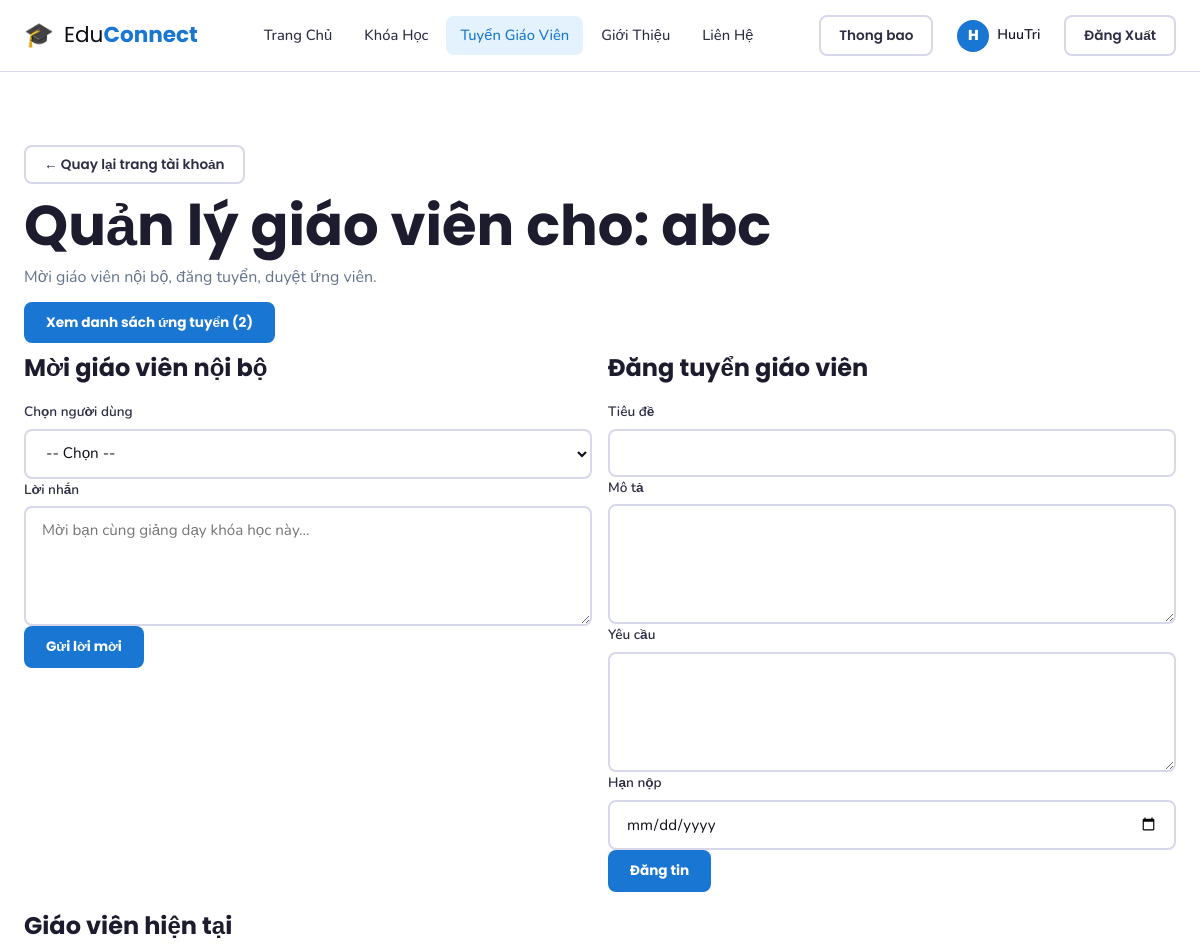
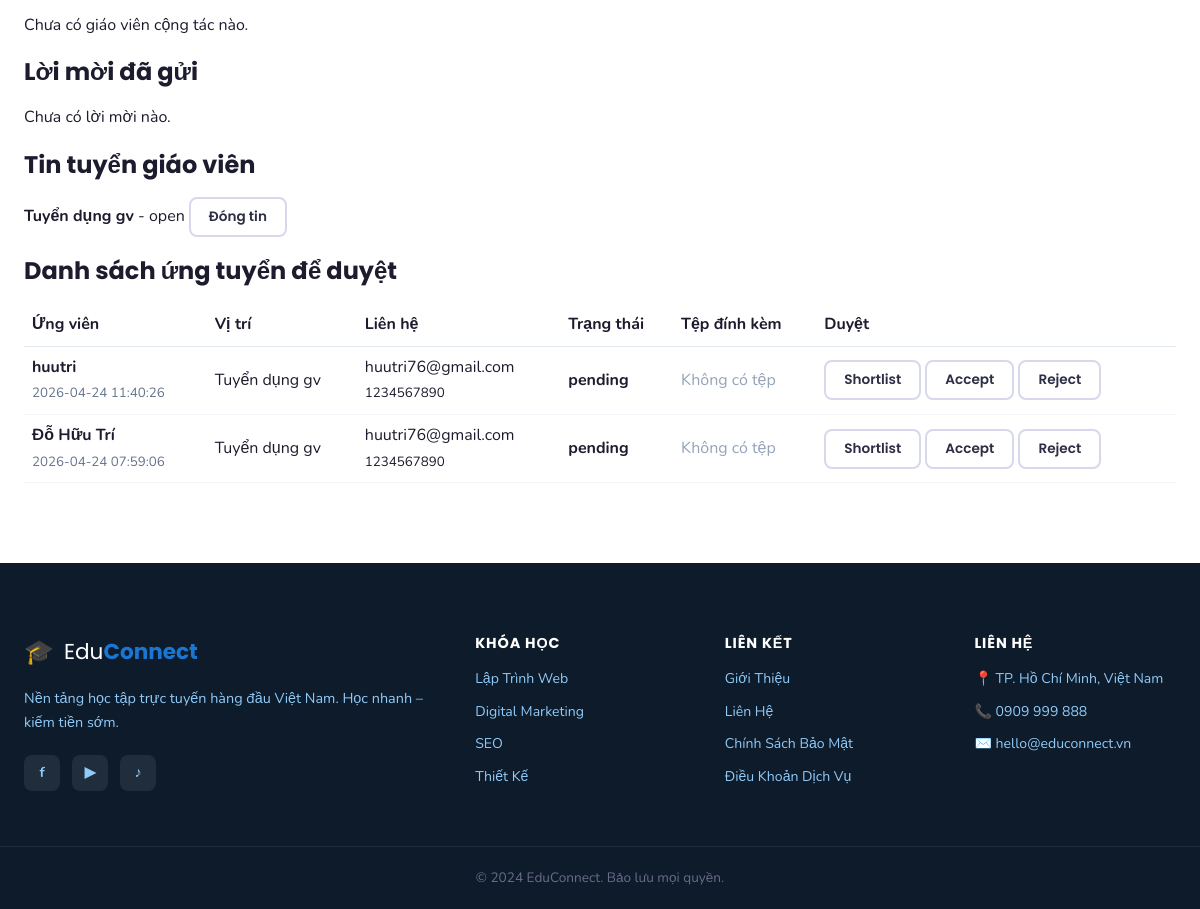
The page /course-teacher-center/12 (signed in) on the database its author committed (2 pictures, top to bottom).
### tables this page shows
CREATE TABLE users (
    id INTEGER PRIMARY KEY AUTOINCREMENT,
    name TEXT NOT NULL,
    email TEXT UNIQUE NOT NULL,
    password TEXT NOT NULL,
    avatar TEXT DEFAULT NULL,
    is_admin INTEGER DEFAULT 0,
    wallet_balance REAL DEFAULT 0,
    created_at DATETIME DEFAULT CURRENT_TIMESTAMP
, bank_name TEXT DEFAULT "", bank_account TEXT DEFAULT "", bank_holder TEXT DEFAULT "");

CREATE TABLE courses (
    id INTEGER PRIMARY KEY AUTOINCREMENT,
    title TEXT NOT NULL,
    slug TEXT UNIQUE NOT NULL,
    description TEXT,
    price REAL DEFAULT 0,
    original_price REAL DEFAULT 0,
    image TEXT DEFAULT NULL,
    instructor_id INTEGER,
    category_id INTEGER,
    level TEXT DEFAULT 'beginner',
    duration TEXT DEFAULT '0 giờ',
    total_lessons INTEGER DEFAULT 0,
    total_students INTEGER DEFAULT 0,
    rating REAL DEFAULT 0,
    is_featured INTEGER DEFAULT 0,
    created_at DATETIME DEFAULT CURRENT_TIMESTAMP,
    FOREIGN KEY (instructor_id) REFERENCES users(id),
    FOREIGN KEY (category_id) REFERENCES categories(id)
);

CREATE TABLE teacher_job_posts (
        id INTEGER PRIMARY KEY AUTOINCREMENT,
        course_id INTEGER NOT NULL,
        title TEXT NOT NULL,
        description TEXT NOT NULL,
        requirements TEXT DEFAULT '',
        status TEXT DEFAULT 'open' CHECK(status IN ('open','closed')),
        deadline DATETIME DEFAULT NULL,
        created_by INTEGER NOT NULL,
        created_at DATETIME DEFAULT CURRENT_TIMESTAMP,
        FOREIGN KEY(course_id) REFERENCES courses(id),
        FOREIGN KEY(created_by) REFERENCES users(id)
    );

CREATE TABLE teacher_applications (
        id INTEGER PRIMARY KEY AUTOINCREMENT,
        job_post_id INTEGER NOT NULL,
        applicant_id INTEGER NOT NULL,
        bio TEXT NOT NULL,
        experience_summary TEXT DEFAULT '',
        contact_email TEXT NOT NULL,
        contact_phone TEXT DEFAULT '',
        status TEXT DEFAULT 'pending' CHECK(status IN ('pending','shortlisted','rejected','accepted')),
        review_note TEXT DEFAULT '',
        reviewed_by INTEGER DEFAULT NULL,
        reviewed_at DATETIME DEFAULT NULL,
        created_at DATETIME DEFAULT CURRENT_TIMESTAMP,
        UNIQUE(job_post_id, applicant_id),
        FOREIGN KEY(job_post_id) REFERENCES teacher_job_posts(id),
        FOREIGN KEY(applicant_id) REFERENCES users(id),
        FOREIGN KEY(reviewed_by) REFERENCES users(id)
    );

### app.py (the view)
@app.route('/course-teacher-center/<int:course_id>')
@login_required
def course_teacher_center(course_id):
    conn = get_db()
    ensure_teacher_recruitment_tables(conn)
    if not is_course_owner(conn, course_id, session['user_id']):
        conn.close()
        flash('Bạn không có quyền quản lý tuyển giáo viên cho khóa học này.', 'error')
        return redirect(url_for('tai_khoan'))
    course = conn.execute('SELECT id, title FROM courses WHERE id=?', (course_id,)).fetchone()
    teachers = conn.execute(
        'SELECT ct.*, u.name, u.email FROM course_teachers ct '
        'JOIN users u ON u.id=ct.teacher_id WHERE ct.course_id=? ORDER BY ct.joined_at DESC',
        (course_id,)
    ).fetchall()
    invitations = conn.execute(
        'SELECT i.*, u.name as invited_name, u.email as invited_email '
        'FROM course_teacher_invitations i JOIN users u ON u.id=i.invited_user_id '
        'WHERE i.course_id=? ORDER BY i.created_at DESC',
        (course_id,)
    ).fetchall()
    jobs = conn.execute(
        'SELECT * FROM teacher_job_posts WHERE course_id=? ORDER BY created_at DESC',
        (course_id,)
    ).fetchall()
    applications = conn.execute(
        'SELECT a.*, u.name as applicant_name, u.email as applicant_email, j.title as job_title, '
        'GROUP_CONCAT(taa.file_type || ":" || taa.public_url, "||") as attachment_refs '
        'FROM teacher_applications a '
        'JOIN users u ON u.id=a.applicant_id '
        'JOIN teacher_job_posts j ON j.id=a.job_post_id '
        'LEFT JOIN teacher_application_attachments taa ON taa.application_id=a.id '
        'WHERE j.course_id=? '
        'GROUP BY a.id '
        'ORDER BY a.created_at DESC',
        (course_id,)
    ).fetchall()
    users = conn.execute(
        'SELECT id, name, email FROM users WHERE is_admin=0 AND id != ? ORDER BY name',
        (session['user_id'],)
    ).fetchall()
    conn.close()
    return render_template(
        'teacher-center.html',
        course=course,
        teachers=teachers,
        invitations=invitations,
        jobs=jobs,
        applications=applications,
        users=users
    )

### app.py (called while the page is built)
def get_db():
    conn = sqlite3.connect(DB)
    conn.row_factory = sqlite3.Row
    return conn

def is_course_owner(conn, course_id, user_id):
    row = conn.execute('SELECT id FROM courses WHERE id=? AND instructor_id=?', (course_id, user_id)).fetchone()
    return bool(row)

def login_required(f):
    @wraps(f)
    def decorated(*args, **kwargs):
        if 'user_id' not in session:
            flash('Vui lòng đăng nhập để tiếp tục.', 'warning')
            return redirect(url_for('trang_chu'))
        return f(*args, **kwargs)
    return decorated

def get_current_user():
    if 'user_id' in session:
        conn = get_db()
        user = conn.execute('SELECT * FROM users WHERE id=?', (session['user_id'],)).fetchone()
        conn.close()
        return user
    return None

@app.context_processor
def inject_user():
    return {'current_user': get_current_user()}

@app.context_processor
def admin_helpers():
    def get_contact_count():
        try:
            conn = get_db()
            n = conn.execute('SELECT COUNT(*) FROM contacts').fetchone()[0]
            conn.close()
            return n
        except:
            return 0
    return {'get_contact_count': get_contact_count}

### templates/teacher-center.html (shortened to what this page needs)
{% extends "layout.html" %}
{% block content %}
<section class="section">
  <div class="container">
    <div style="margin-bottom:14px;">
      <a href="{{ url_for('tai_khoan') }}" class="btn-outline-sm">← Quay lại trang tài khoản</a>
    </div>
    <h1 style="margin-bottom:6px;">Quản lý giáo viên cho: {{ course.title }}</h1>
    <p style="color:#64748b;margin-bottom:20px;">Mời giáo viên nội bộ, đăng tuyển, duyệt ứng viên.</p>
    <div style="margin-bottom:18px;">
      <a href="#applications-section" class="btn-primary-sm">Xem danh sách ứng tuyển ({{ applications|length }})</a>
    </div>
    <div style="display:grid;grid-template-columns:1fr 1fr;gap:16px;margin-bottom:20px;">
      <div class="form-card">
        <h3>Mời giáo viên nội bộ</h3>
        <form id="invite-form">
          <div class="form-group">
            <label>Chọn người dùng</label>
            <select name="invited_user_id" required>
              <option value="">-- Chọn --</option>
            </select>
          </div>
          <div class="form-group">
            <label>Lời nhắn</label>
            <textarea name="message" rows="2" placeholder="Mời bạn cùng giảng dạy khóa học này..."></textarea>
          </div>
          <button class="btn-primary-sm" type="submit">Gửi lời mời</button>
        </form>
      </div>
      <div class="form-card">
        <h3>Đăng tuyển giáo viên</h3>
        <form id="job-form">
          <div class="form-group"><label>Tiêu đề</label><input name="title" required></div>
          <div class="form-group"><label>Mô tả</label><textarea name="description" rows="3" required></textarea></div>
          <div class="form-group"><label>Yêu cầu</label><textarea name="requirements" rows="2"></textarea></div>
          <div class="form-group"><label>Hạn nộp</label><input type="date" name="deadline"></div>
          <button class="btn-primary-sm" type="submit">Đăng tin</button>
        </form>
      </div>
    </div>
    <div class="form-card" style="margin-bottom:20px;">
      <h3>Giáo viên hiện tại</h3>
      {% if teachers %}
      <ul>
        {% for t in teachers %}
        <li>{{ t.name }} ({{ t.email }}) - {{ t.role_in_course }} - {{ t.status }}</li>
        {% endfor %}
      </ul>
      {% else %}
      <p>Chưa có giáo viên cộng tác nào.</p>
      {% endif %}
    </div>
    <div class="form-card" style="margin-bottom:20px;">
      <h3>Lời mời đã gửi</h3>
      {% if invitations %}
      <ul>
        {% for i in invitations %}
        <li>{{ i.invited_name }} ({{ i.invited_email }}) - {{ i.status }}</li>
        {% endfor %}
      </ul>
      {% else %}
      <p>Chưa có lời mời nào.</p>
      {% endif %}
    </div>
    <div class="form-card" style="margin-bottom:20px;">
      <h3>Tin tuyển giáo viên</h3>
      {% if jobs %}
      <ul>
        {% for j in jobs %}
        <li>
          <strong>{{ j.title }}</strong> - {{ j.status }}
          <button class="btn-outline-sm" onclick="toggleJob({{ j.id }}, '{{ 'closed' if j.status == 'open' else 'open' }}')">
            {{ 'Đóng tin' if j.status == 'open' else 'Mở lại' }}
          </button>
        </li>
        {% endfor %}
      </ul>
      {% else %}
      <p>Chưa có tin tuyển nào.</p>
      {% endif %}
    </div>
    <div class="form-card" id="applications-section">
      <h3>Danh sách ứng tuyển để duyệt</h3>
      {% if applications %}
      <div style="overflow:auto;">
        <table style="width:100%;border-collapse:collapse;">
          <thead>
            <tr>
              <th style="text-align:left;padding:8px;border-bottom:1px solid #e2e8f0;">Ứng viên</th>
              <th style="text-align:left;padding:8px;border-bottom:1px solid #e2e8f0;">Vị trí</th>
              <th style="text-align:left;padding:8px;border-bottom:1px solid #e2e8f0;">Liên hệ</th>
              <th style="text-align:left;padding:8px;border-bottom:1px solid #e2e8f0;">Trạng thái</th>
              <th style="text-align:left;padding:8px;border-bottom:1px solid #e2e8f0;">Tệp đính kèm</th>
              <th style="text-align:left;padding:8px;border-bottom:1px solid #e2e8f0;">Duyệt</th>
            </tr>
          </thead>
          <tbody>
            {% for a in applications %}
            <tr>
              <td style="padding:8px;border-bottom:1px solid #f1f5f9;">
                <strong>{{ a.applicant_name }}</strong><br>
                <small style="color:#64748b;">{{ a.created_at }}</small>
              </td>
              <td style="padding:8px;border-bottom:1px solid #f1f5f9;">{{ a.job_title }}</td>
              <td style="padding:8px;border-bottom:1px solid #f1f5f9;">
                {{ a.contact_email }}<br>
                {% if a.contact_phone %}<small>{{ a.contact_phone }}</small>{% endif %}
              </td>
              <td style="padding:8px;border-bottom:1px solid #f1f5f9;"><strong>{{ a.status }}</strong></td>
              <td style="padding:8px;border-bottom:1px solid #f1f5f9;">
                {% if a.attachment_refs %}
                  {% for ref in a.attachment_refs.split('||') %}
                    {% set parts = ref.split(':', 1) %}
                    {% if parts|length == 2 %}
                    <a href="{{ parts[1] }}" target="_blank" rel="noopener">{{ parts[0] }}</a><br>
                    {% endif %}
                  {% endfor %}
                {% else %}
                  <span style="color:#94a3b8;">Không có tệp</span>
                {% endif %}
              </td>
              <td style="padding:8px;border-bottom:1px solid #f1f5f9;">
                <button type="button" class="btn-outline-sm" onclick="reviewApp({{ a.id }}, 'shortlisted')">Shortlist</button>
                <button type="button" class="btn-outline-sm" onclick="reviewApp({{ a.id }}, 'accepted')">Accept</button>
                <button type="button" class="btn-outline-sm" onclick="reviewApp({{ a.id }}, 'rejected')">Reject</button>
              </td>
            </tr>
            {% endfor %}
          </tbody>
        </table>
      </div>
      {% else %}
      <p>Chưa có ứng viên nào.</p>
      {% endif %}
    </div>
  </div>
</section>
{% endblock %}

### templates/layout.html (shortened to what this page needs)
<!DOCTYPE html>
<html lang="vi">
<head>
    <link rel="stylesheet" href="{{ url_for('static', filename='css/base.css') }}">
    <link rel="stylesheet" href="{{ url_for('static', filename='css/responsive.css') }}">
</head>
<body>
<header class="site-header" id="site-header">
    <div class="container header-inner">
        <a href="{{ url_for('trang_chu') }}" class="logo">
            <span class="logo-icon">🎓</span>
            <span class="logo-text">Edu<strong>Connect</strong></span>
        </a>
        <nav class="main-nav" id="main-nav">
            <a href="{{ url_for('trang_chu') }}" class="nav-link {% if request.endpoint == 'trang_chu' %}active{% endif %}">Trang Chủ</a>
            <a href="{{ url_for('tat_ca_khoa_hoc') }}" class="nav-link {% if request.endpoint == 'tat_ca_khoa_hoc' %}active{% endif %}">Khóa Học</a>
            {% if current_user %}
            <a href="{{ url_for('teacher_jobs_board') }}" class="nav-link {% if request.endpoint in ['teacher_jobs_board', 'apply_teacher_job', 'my_teacher_applications', 'my_teacher_invitations', 'course_teacher_center'] %}active{% endif %}">Tuyển Giáo Viên</a>
            {% endif %}
            <a href="{{ url_for('gioi_thieu') }}" class="nav-link {% if request.endpoint == 'gioi_thieu' %}active{% endif %}">Giới Thiệu</a>
            <a href="{{ url_for('lien_he') }}" class="nav-link {% if request.endpoint == 'lien_he' %}active{% endif %}">Liên Hệ</a>
        </nav>
        <div class="header-actions">
            {% if current_user %}
                {% if not current_user.is_admin %}
                <a href="{{ url_for('my_teacher_applications') }}" class="btn-outline-sm" style="position:relative;">
                    Thong bao
                </a>
                {% endif %}
                <a href="{% if current_user.is_admin %}{{ url_for('admin_dashboard') }}{% else %}{{ url_for('tai_khoan') }}{% endif %}" class="btn-account">
                    <span class="avatar-circle">{{ current_user.name[0] }}</span>
                    <span>{{ current_user.name.split()[0] }}</span>
                </a>
                <a href="{{ url_for('logout') }}" class="btn-outline-sm">Đăng Xuất</a>
            {% else %}
                <button class="btn-outline-sm" onclick="openModal('login-modal')">Đăng Nhập</button>
                <button class="btn-primary-sm" onclick="openModal('register-modal')">Đăng Ký</button>
            {% endif %}
        </div>
    </div>
</header>
<main>{% block content %}{% endblock %}</main>
<footer class="site-footer">
    <div class="container footer-grid">
        <div class="footer-brand">
            <a href="{{ url_for('trang_chu') }}" class="logo logo-light">
                <span class="logo-icon">🎓</span>
                <span class="logo-text">Edu<strong>Connect</strong></span>
            </a>
            <p>Nền tảng học tập trực tuyến hàng đầu Việt Nam. Học nhanh – kiếm tiền sớm.</p>
            <div class="social-links">
                <a href="#" aria-label="Facebook">f</a>
                <a href="#" aria-label="YouTube">▶</a>
                <a href="#" aria-label="TikTok">♪</a>
            </div>
        </div>
        <div class="footer-col">
            <h4>Khóa Học</h4>
            <a href="{{ url_for('tat_ca_khoa_hoc') }}?category=lap-trinh-web">Lập Trình Web</a>
            <a href="{{ url_for('tat_ca_khoa_hoc') }}?category=digital-marketing">Digital Marketing</a>
            <a href="{{ url_for('tat_ca_khoa_hoc') }}?category=seo">SEO</a>
            <a href="{{ url_for('tat_ca_khoa_hoc') }}?category=thiet-ke">Thiết Kế</a>
        </div>
        <div class="footer-col">
            <h4>Liên Kết</h4>
            <a href="{{ url_for('gioi_thieu') }}">Giới Thiệu</a>
            <a href="{{ url_for('lien_he') }}">Liên Hệ</a>
            <a href="#">Chính Sách Bảo Mật</a>
            <a href="#">Điều Khoản Dịch Vụ</a>
        </div>
        <div class="footer-col">
            <h4>Liên Hệ</h4>
            <p>📍 TP. Hồ Chí Minh, Việt Nam</p>
            <p>📞 0909 999 888</p>
            <p>✉️ hello@educonnect.vn</p>
        </div>
    </div>
    <div class="footer-bottom">
        <div class="container">
            <p>© 2024 EduConnect. Bảo lưu mọi quyền.</p>
        </div>
    </div>
</footer>
</body>
</html>

### rows shown on the page
users: name "H", name "HuuTri"
courses: title "abc"
teacher_job_posts: title "Tuyển dụng gv", status "open", status "Đóng tin"
teacher_applications: applicant_name "huutri", created_at "2026-04-24 11:40:26", job_title "Tuyển dụng gv", contact_email "huutri76@gmail.com", contact_phone "1234567890", status "pending"
teacher_applications: applicant_name "Đỗ Hữu Trí", created_at "2026-04-24 07:59:06", job_title "Tuyển dụng gv", contact_email "huutri76@gmail.com", contact_phone "1234567890", status "pending"

### other values the page prints
{{ applications|length }} "2"
